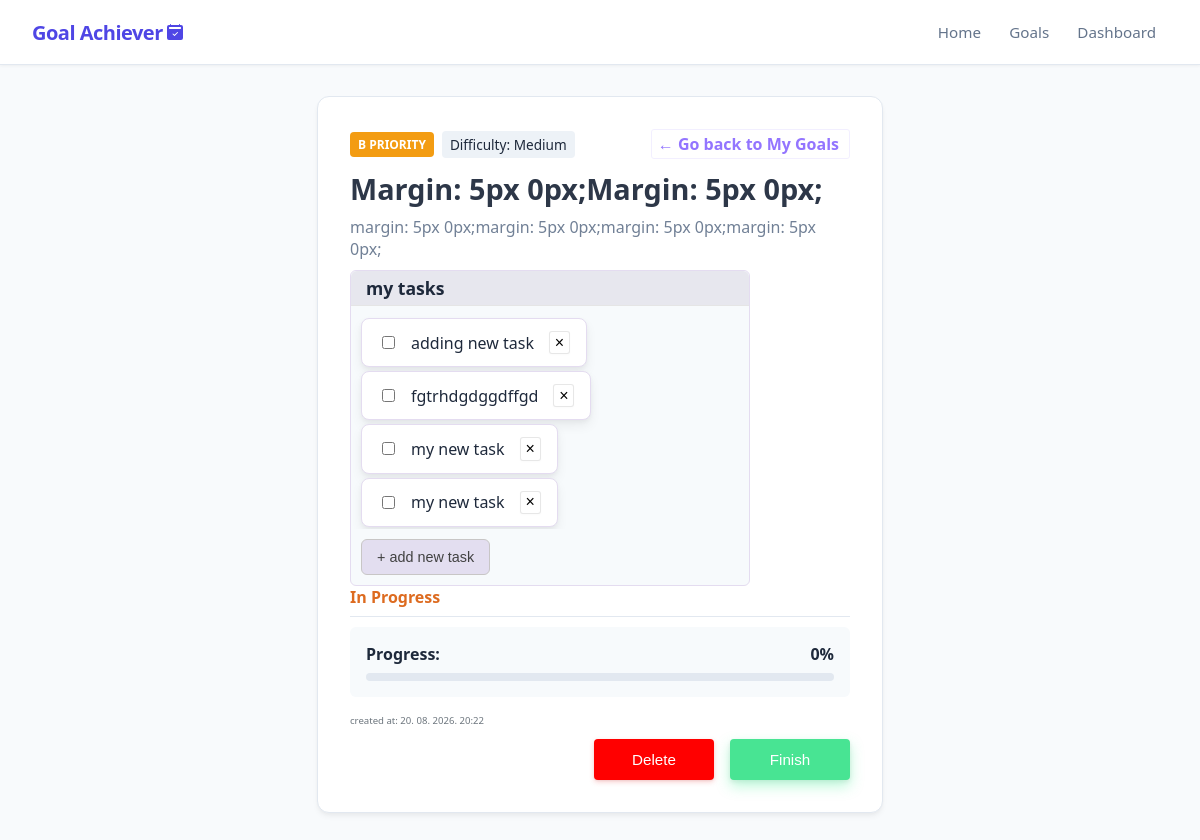
/goals/2, run on the app's committed database.
### app/models_db.py (models this page shows, shortened)
class Goal(db.Model):
    __tablename__ = 'goals'
    id = db.Column(db.Integer, primary_key=True)
    title = db.Column(db.String(100), nullable=False)
    description = db.Column(db.Text, nullable=False)
    is_completed = db.Column(db.Boolean, default=False)
    is_confirmed_finished = db.Column(db.Boolean, default=False)
    progress_percentage = db.Column(db.Float, default=0.0)
    difficulty = db.Column(db.String(20), nullable=False, default='Medium')
    priority = db.Column(db.String(1), nullable=False, default='b')
    created_at = db.Column(db.DateTime, default=datetime.now(timezone.utc), nullable=False)
    tasks = db.relationship('Task', backref='goal', cascade="all, delete-orphan", lazy=True)

class Task(db.Model):
    __tablename__ = 'tasks'
    id = db.Column(db.Integer, primary_key=True)
    text = db.Column(db.String(255), nullable=False)
    is_completed = db.Column(db.Boolean, default=False)
    goal_id = db.Column(db.Integer, db.ForeignKey('goals.id', ondelete='CASCADE'), nullable=False)

### app/routes.py (the view)
@main.route('/goals/<int:goal_id>')
def view_goal(goal_id):
    goal = Goal.query.get_or_404(goal_id)
    tasks_list = goal.tasks
    return render_template('view_goal.html', goal=goal, tasks=tasks_list)

### app/templates/view_goal.html (shortened to what this page needs)
{% extends "base.html" %}
{% block content %}
<div class="container">
    <div id="goal_card">
        <div style="display: flex; gap: 0.5rem; align-items: center;">
            <span class="badge badge-{{ goal.priority }} ">{{ goal.priority | upper }} priority</span>
            <span style="background: #edf2f7; padding: 0.25rem 0.5rem; border-radius: 4px; font-size: 0.85rem; font-weight: 500;">
                Difficulty: {{ goal.difficulty }}
            </span>
            <span style="display: inline; margin-left: auto; border-radius: 3px; padding: 3px;" class="go-back-link">
                <a href="{{ url_for('main.show_goals') }}"
                    style="text-decoration: none; color: rgb(147, 117, 255); font-weight: 600; font-size: 1rem; padding-left: 3px; padding-right: 7px;">
                        ← Go back to My Goals
                </a>
            </span>
        </div>
        <div style="overflow: wrap; max-width: 500px;">
            <h2 style="margin: 0 0 0.5rem 0; font-size: 1.8rem; color: #2d3748; padding-top: 10px;">{{ goal.title }}</h2>
            <span style="color: #718096; width: 100%; white-space: normal; overflow-wrap: anywhere;">
                {{ goal.description or 'Nema opisa.' }}
            </span>
        </div>
        <div class="tasks-wrapper">
            <div class="tasks-header">
                <h3>my tasks</h3>
            </div>
            <div class="tasks-container" style="margin: 10px 0px; overflow: hidden;">
                {% if tasks %}
                    <ul style="list-style-type: none; padding: 0px; margin: 0px;" class="task-list-box">
                        {% for task in tasks %}
                            <li class="task-item task-box" style="display: flex; align-items: center; justify-content: space-between;">
                                            <label style="display: flex; align-items: center; gap: 6px; cursor: pointer;">
                                                <input
                                                    style="margin-right: 10px;"
                                                    type="checkbox"
                                                    class="task-toggle"
                                                    data-task-id="{{ task.id }}"
                                                    {% if task.is_completed %}checked{% endif %}>
                                                <span class="{% if task.is_completed %}completed-task{% endif %}">
                                                    {{ task.text }}
                                                </span>
                                            </label>
                                            <button class="delete-task-btn" aria-label="Delete task" data-task-id="{{ task.id }}">&times;</button>
                                        </li>
                        {% endfor %}
                    </ul>
                {% else %}
                    <p style="margin: 0; color: #a0aec0; padding-bottom: 15px;">There are no tasks here.</p>
                {% endif %}
            </div>
            <div class="task-management-box" data-id="{{goal.id}}">
                <button class="new-task-btn">+ add new task</button>
            </div>
        </div>
        <div class="goal-status">
            {% if goal.is_completed %}
                <span style="color: #38a169; font-weight: bold;">Completed</span>
            {% else %}
                <span style="color: #dd6b20; font-weight: bold;">In Progress</span>
            {% endif %}
        </div>
        <hr style="border: 0; border-top: 1px solid #e2e8f0; margin: 0.5rem 0;">
        <div style="background: #f7fafc; padding: 1rem; border-radius: 6px; margin-top: 10px; margin-bottom: 10px;">
            <div style="display: flex; justify-content: space-between; margin-bottom: 0.5rem; font-weight: 600;">
                <span>Progress:</span>
                <span class="progress-percentage">{{ goal.progress_percentage | round | int }}%</span>
            </div>
            <div class="progress-bar" style="width: 100%; background: #e2e8f0; height: 8px; border-radius: 4px; overflow: hidden;">
            </div>
        </div>
        <div>
            <small class="date">created at: {{ goal.created_at.strftime('%d. %m. %Y. %H:%M') }}</small>
        </div>
        <div style="display: flex;justify-content: flex-end; gap: 1em;">
            <form action="{{ url_for('main.delete_goal', goal_id=goal.id) }}" method="POST" onsubmit="return confirm('Are you sure you want to delete ({{goal.title}})?');">
                <button type="submit" id="delete-goal-btn">
                    Delete
                </button>
            </form>
                <form action="{{ url_for('main.finish_goal', goal_id=goal.id) }}" method="POST">
                    <button type="submit" id="mark-goal-btn" class="finish-goal-btn" data-id="{{ goal.id }}">
                        Finish
                    </button>
                </form>
        </div>
    </div>
</div>
{% endblock %}

### app/static/style.css (style rules this page uses)
:root { --bg-color: #f8fafc; --card-bg: #ffffff; --text-main: #1e293b; --text-muted: #64748b; --border-color: #e2e8f0; --primary: #4f46e5; --primary-hover: #4338ca; --success: #22c55e; --pending: #f59e0b; --head-bg: #f3f2f4; --card-border-color: #e4dcf0; }
body { font-family: 'Segoe UI', Roboto, Helvetica, Arial, sans-serif; background-color: var(--bg-color); color: var(--text-main); margin: 0; padding: 2rem; display: flex; justify-content: center; padding-top: calc(64px + 2rem); }
.container { display: flex; width: 100%; }
#goal_card { min-width: 450px; width: 100%; overflow: hidden; background: var(--card-bg); padding: 2rem; border-radius: 12px; box-shadow: 0 4px 6px -1px rgba(0, 0, 0, 0.05), 0 2px 4px -1px rgba(0, 0, 0, 0.03); border: 1px solid var(--border-color); }
h1, h2, h3, a, .goal-title { white-space: nowrap; overflow: hidden; text-overflow: ellipsis; max-width: 100%; }
h2 { color: var(--text-main); text-transform: capitalize; font-size: 1.1em; font-weight: bold; margin: 0 auto; }
h3 { font-style: normal; color: #3f3f3f; margin: 5px 0px; font-size: 1.1em; font-weight: 600; padding: 0 auto; }
.badge { padding: 4px 8px; border-radius: 4px; font-size: 12px; font-weight: bold; text-transform: uppercase; }
.badge-b { background-color: #f39c12; color: white; }
.go-back-link { user-select: none; background-color: var(--card-bg); border: 1px solid rgb(242, 239, 255); border-radius: 4px; transition: 0.2s ease; }
.task-management-box { margin: 10px; }
.new-task-btn { height: 36px; border: #c8c6c6 1px solid; border-radius: 6px; background-color: #e3def0; color: rgb(65, 65, 65); width: fit-content; padding: 0 15px; font-size: 0.9rem; transition: transform 0.2s ease; }
ul { display: flex; flex-direction: column; gap: 0rem; }
.badge { padding: 0.25rem 0.5rem; border-radius: 4px; font-size: 0.75rem; font-weight: 600; text-transform: uppercase; }
.date { color: #6c757d; font-size: 0.6em; }
button[type="submit"] { width: auto; min-width: 120px; padding: 0.75rem 1.5rem; border: none; border-radius: 6px; font-size: 0.95rem; font-weight: 500; cursor: pointer; display: block; margin-left: auto; }
button[type="submit"], #open_form_btn { border: none; background-color: var(--primary); color: #ffffff; border-radius: 8px; font-weight: 500; cursor: pointer; box-shadow: 0 2px 5px rgba(124, 58, 237, 0.25), 0 1px 2px rgba(0, 0, 0, 0.05); transition: transform 0.2s ease, box-shadow 0.2s ease, background-color 0.2s ease; }
#delete-goal-btn, #mark-goal-btn { margin-top: 10px; border-radius: 4px; background-color: red; box-shadow: 0 2px 5px rgba(237, 58, 58, 0.25), 0 1px 2px rgba(0, 0, 0, 0.05); }
#mark-goal-btn { background-color: rgb(72, 228, 147); box-shadow: 0 6px 14px rgba(58, 237, 142, 0.35), 0 2px 4px rgba(0, 0, 0, 0.08); }
li { padding-right: 10px; display: flex; justify-content: flex-start; text-align: left; border-radius: 8px; padding: 4px; }
.task-box { background: transparent; width: fit-content; max-width: 300px; padding: 0.75rem 1rem; margin: 2px 0; color: var(--text-main); border: 1px solid var(--card-border-color); border-radius: 8px; white-space: normal; overflow-wrap: anywhere; box-shadow: 0 2px 4px rgba(0, 0, 0, 0.04), 0 6px 12px rgba(0, 0, 0, 0.06); transition: transform 0.2s ease, box-shadow 0.2s ease; user-select: none; -webkit-user-select: none; }
.delete-task-btn { background-color: #FFFFFF; border: 1px solid rgba(24, 24, 24, 0.101); box-shadow: rgba(0, 0, 0, 0.02) 0 1px 3px 0; align-items: center; border-radius: 3px; color: #000; cursor: pointer; user-select: none; margin-left: 15px; font-size: 1rem; padding: 0.1rem 0.3rem; }
.tasks-header { width: 100%; border-bottom: #e5e5e5 1px solid; padding: 1px 0px; margin: 0px; border-radius: 6px 6px 0px 0px; background-color: #e7e7ee; }
.tasks-header h3 { margin: 4px 15px; color: var(--text-main); }
.tasks-wrapper { border: var(--card-border-color) 1px solid; box-sizing: border-box; width: 80%; background-color: #f7fafc; border-radius: 6px; display: flow-root; margin-top: 10px; }
.task-item { background-color: var(--card-bg); margin-left: 10px; }

### data on the page
Goal: priority "B", difficulty "Medium", title "Margin: 5px 0px;margin: 5px 0px;", description "margin: 5px 0px;margin: 5px 0px;margin: 5px 0px;margin: 5px 0px;", progress_percentage "0", created_at "20. 08. 2026. 20:22"
Task: text "adding new task"
Task: text "fgtrhdgdggdffgd"
Task: text "my new task"
Task: text "my new task"
